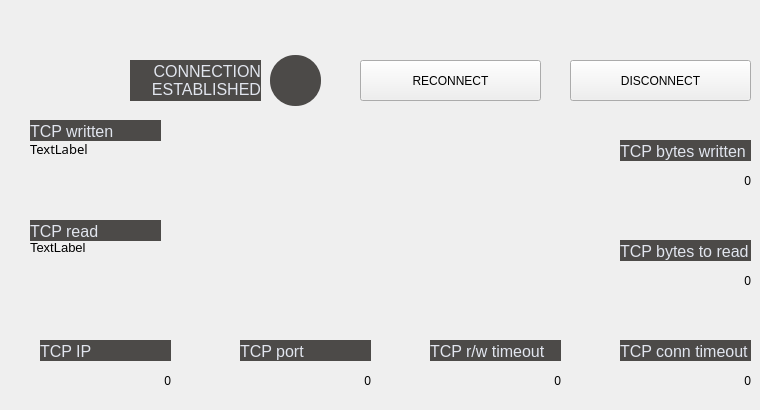
       <widget class="QWidget" name="TCP_PUMP1_tab">
        <attribute name="title">
         <string>    PUMP 1    </string>
        </attribute>
        <widget class="QLabel" name="TCP_PUMP1_disp_readBuffer">
         <property name="geometry">
          <rect>
           <x>30</x>
           <y>240</y>
           <width>571</width>
           <height>61</height>
          </rect>
         </property>
         <property name="styleSheet">
          <string notr="true">font-size: 10pt</string>
         </property>
         <property name="text">
          <string>TextLabel</string>
         </property>
         <property name="alignment">
          <set>Qt::AlignLeading|Qt::AlignLeft|Qt::AlignTop</set>
         </property>
         <property name="wordWrap">
          <bool>true</bool>
         </property>
        </widget>
        <widget class="QLabel" name="TCP_PUMP1_lbl_bytesToRead">
         <property name="geometry">
          <rect>
           <x>620</x>
           <y>240</y>
           <width>131</width>
           <height>21</height>
          </rect>
         </property>
         <property name="styleSheet">
          <string notr="true">border: 0px;
font-size: 12pt;
background-color: #4c4a48;
color: #E1E5EE;</string>
         </property>
         <property name="text">
          <string>TCP bytes to read</string>
         </property>
         <property name="alignment">
          <set>Qt::AlignBottom|Qt::AlignLeading|Qt::AlignLeft</set>
         </property>
        </widget>
        <widget class="QLabel" name="TCP_PUMP1_disp_tio_rw">
         <property name="geometry">
          <rect>
           <x>430</x>
           <y>360</y>
           <width>131</width>
           <height>41</height>
          </rect>
         </property>
         <property name="text">
          <string>0</string>
         </property>
         <property name="alignment">
          <set>Qt::AlignRight|Qt::AlignTrailing|Qt::AlignVCenter</set>
         </property>
        </widget>
        <widget class="QPushButton" name="TCP_PUMP1_btt_reconn">
         <property name="geometry">
          <rect>
           <x>360</x>
           <y>60</y>
           <width>181</width>
           <height>41</height>
          </rect>
         </property>
         <property name="text">
          <string>RECONNECT</string>
         </property>
        </widget>
        <widget class="QLabel" name="TCP_PUMP1_lbl_writeBuffer">
         <property name="geometry">
          <rect>
           <x>30</x>
           <y>120</y>
           <width>131</width>
           <height>21</height>
          </rect>
         </property>
         <property name="styleSheet">
          <string notr="true">border: 0px;
font-size: 12pt;
background-color: #4c4a48;
color: #E1E5EE;</string>
         </property>
         <property name="text">
          <string>TCP written</string>
         </property>
         <property name="alignment">
          <set>Qt::AlignBottom|Qt::AlignLeading|Qt::AlignLeft</set>
         </property>
        </widget>
        <widget class="QLabel" name="TCP_PUMP1_disp_bytesWritten">
         <property name="geometry">
          <rect>
           <x>620</x>
           <y>160</y>
           <width>131</width>
           <height>41</height>
          </rect>
         </property>
         <property name="text">
          <string>0</string>
         </property>
         <property name="alignment">
          <set>Qt::AlignRight|Qt::AlignTrailing|Qt::AlignVCenter</set>
         </property>
        </widget>
        <widget class="QLabel" name="TCP_PUMP1_indi_connected">
         <property name="geometry">
          <rect>
           <x>270</x>
           <y>55</y>
           <width>51</width>
           <height>51</height>
          </rect>
         </property>
         <property name="styleSheet">
          <string notr="true">border-radius: 25px;
background-color: #4c4a48;</string>
         </property>
         <property name="text">
          <string/>
         </property>
        </widget>
        <widget class="QLabel" name="TCP_PUMP1_disp_writeBuffer">
         <property name="geometry">
          <rect>
           <x>30</x>
           <y>140</y>
           <width>571</width>
           <height>61</height>
          </rect>
         </property>
         <property name="font">
          <font>
           <family>Bahnschrift</family>
           <pointsize>10</pointsize>
          </font>
         </property>
         <property name="styleSheet">
          <string notr="true">font-size: 10pt</string>
         </property>
         <property name="text">
          <string>TextLabel</string>
         </property>
         <property name="alignment">
          <set>Qt::AlignLeading|Qt::AlignLeft|Qt::AlignTop</set>
         </property>
         <property name="wordWrap">
          <bool>true</bool>
         </property>
        </widget>
        <widget class="QLabel" name="TCP_PUMP1_lbl_tio_conn">
         <property name="geometry">
          <rect>
           <x>620</x>
           <y>340</y>
           <width>131</width>
           <height>21</height>
          </rect>
         </property>
         <property name="styleSheet">
          <string notr="true">border: 0px;
font-size: 12pt;
background-color: #4c4a48;
color: #E1E5EE;</string>
         </property>
         <property name="text">
          <string>TCP conn timeout</string>
         </property>
         <property name="alignment">
          <set>Qt::AlignBottom|Qt::AlignLeading|Qt::AlignLeft</set>
         </property>
        </widget>
        <widget class="QLabel" name="TCP_PUMP1_lbl_tio_rw">
         <property name="geometry">
          <rect>
           <x>430</x>
           <y>340</y>
           <width>131</width>
           <height>21</height>
          </rect>
         </property>
         <property name="styleSheet">
          <string notr="true">border: 0px;
font-size: 12pt;
background-color: #4c4a48;
color: #E1E5EE;</string>
         </property>
         <property name="text">
          <string>TCP r/w timeout</string>
         </property>
         <property name="alignment">
          <set>Qt::AlignBottom|Qt::AlignLeading|Qt::AlignLeft</set>
         </property>
        </widget>
        <widget class="QPushButton" name="TCP_PUMP1_btt_discon">
         <property name="geometry">
          <rect>
           <x>570</x>
           <y>60</y>
           <width>181</width>
           <height>41</height>
          </rect>
         </property>
         <property name="text">
          <string>DISCONNECT</string>
         </property>
        </widget>
        <widget class="QLabel" name="TCP_PUMP1_lbl_port">
         <property name="geometry">
          <rect>
           <x>240</x>
           <y>340</y>
           <width>131</width>
           <height>21</height>
          </rect>
         </property>
         <property name="styleSheet">
          <string notr="true">border: 0px;
font-size: 12pt;
background-color: #4c4a48;
color: #E1E5EE;</string>
         </property>
         <property name="text">
          <string>TCP port</string>
         </property>
         <property name="alignment">
          <set>Qt::AlignBottom|Qt::AlignLeading|Qt::AlignLeft</set>
         </property>
        </widget>
        <widget class="QLabel" name="TCP_PUMP1_lbl_readBuffer">
         <property name="geometry">
          <rect>
           <x>30</x>
           <y>220</y>
           <width>131</width>
           <height>21</height>
          </rect>
         </property>
         <property name="styleSheet">
          <string notr="true">border: 0px;
font-size: 12pt;
background-color: #4c4a48;
color: #E1E5EE;</string>
         </property>
         <property name="text">
          <string>TCP read</string>
         </property>
         <property name="alignment">
          <set>Qt::AlignBottom|Qt::AlignLeading|Qt::AlignLeft</set>
         </property>
        </widget>
        <widget class="QLabel" name="TCP_PUMP1_disp_ip">
         <property name="geometry">
          <rect>
           <x>40</x>
           <y>360</y>
           <width>131</width>
           <height>41</height>
          </rect>
         </property>
         <property name="text">
          <string>0</string>
         </property>
         <property name="alignment">
          <set>Qt::AlignRight|Qt::AlignTrailing|Qt::AlignVCenter</set>
         </property>
        </widget>
        <widget class="QLabel" name="TCP_PUMP1_lbl_bytesWritten">
         <property name="geometry">
          <rect>
           <x>620</x>
           <y>140</y>
           <width>131</width>
           <height>21</height>
          </rect>
         </property>
         <property name="styleSheet">
          <string notr="true">border: 0px;
font-size: 12pt;
background-color: #4c4a48;
color: #E1E5EE;</string>
         </property>
         <property name="text">
          <string>TCP bytes written</string>
         </property>
         <property name="alignment">
          <set>Qt::AlignBottom|Qt::AlignLeading|Qt::AlignLeft</set>
         </property>
        </widget>
        <widget class="QLabel" name="TCP_PUMP1_disp_port">
         <property name="geometry">
          <rect>
           <x>240</x>
           <y>360</y>
           <width>131</width>
           <height>41</height>
          </rect>
         </property>
         <property name="text">
          <string>0</string>
         </property>
         <property name="alignment">
          <set>Qt::AlignRight|Qt::AlignTrailing|Qt::AlignVCenter</set>
         </property>
        </widget>
        <widget class="QLabel" name="TCP_PUMP1_lbl_connected">
         <property name="geometry">
          <rect>
           <x>130</x>
           <y>60</y>
           <width>131</width>
           <height>41</height>
          </rect>
         </property>
         <property name="styleSheet">
          <string notr="true">border: 0px;
font-size: 12pt;
background-color: #4c4a48;
color: #E1E5EE;</string>
         </property>
         <property name="text">
          <string>CONNECTION
ESTABLISHED</string>
         </property>
         <property name="alignment">
          <set>Qt::AlignRight|Qt::AlignTrailing|Qt::AlignVCenter</set>
         </property>
        </widget>
        <widget class="QLabel" name="TCP_PUMP1_lbl_ip">
         <property name="geometry">
          <rect>
           <x>40</x>
           <y>340</y>
           <width>131</width>
           <height>21</height>
          </rect>
         </property>
         <property name="styleSheet">
          <string notr="true">border: 0px;
font-size: 12pt;
background-color: #4c4a48;
color: #E1E5EE;</string>
         </property>
         <property name="text">
          <string>TCP IP</string>
         </property>
         <property name="alignment">
          <set>Qt::AlignBottom|Qt::AlignLeading|Qt::AlignLeft</set>
         </property>
        </widget>
        <widget class="QLabel" name="TCP_PUMP1_disp_tio_conn">
         <property name="geometry">
          <rect>
           <x>620</x>
           <y>360</y>
           <width>131</width>
           <height>41</height>
          </rect>
         </property>
         <property name="text">
          <string>0</string>
         </property>
         <property name="alignment">
          <set>Qt::AlignRight|Qt::AlignTrailing|Qt::AlignVCenter</set>
         </property>
        </widget>
        <widget class="QLabel" name="TCP_PUMP1_disp_bytesToRead">
         <property name="geometry">
          <rect>
           <x>620</x>
           <y>260</y>
           <width>131</width>
           <height>41</height>
          </rect>
         </property>
         <property name="text">
          <string>0</string>
         </property>
         <property name="alignment">
          <set>Qt::AlignRight|Qt::AlignTrailing|Qt::AlignVCenter</set>
         </property>
        </widget>
        <zorder>TCP_PUMP1_lbl_writeBuffer</zorder>
        <zorder>TCP_PUMP1_lbl_readBuffer</zorder>
        <zorder>TCP_PUMP1_lbl_bytesToRead</zorder>
        <zorder>TCP_PUMP1_lbl_tio_conn</zorder>
        <zorder>TCP_PUMP1_lbl_ip</zorder>
        <zorder>TCP_PUMP1_lbl_port</zorder>
        <zorder>TCP_PUMP1_lbl_tio_rw</zorder>
        <zorder>TCP_PUMP1_lbl_bytesWritten</zorder>
        <zorder>TCP_PUMP1_disp_readBuffer</zorder>
        <zorder>TCP_PUMP1_disp_tio_rw</zorder>
        <zorder>TCP_PUMP1_btt_reconn</zorder>
        <zorder>TCP_PUMP1_disp_bytesWritten</zorder>
        <zorder>TCP_PUMP1_indi_connected</zorder>
        <zorder>TCP_PUMP1_disp_writeBuffer</zorder>
        <zorder>TCP_PUMP1_btt_discon</zorder>
        <zorder>TCP_PUMP1_disp_ip</zorder>
        <zorder>TCP_PUMP1_disp_port</zorder>
        <zorder>TCP_PUMP1_lbl_connected</zorder>
        <zorder>TCP_PUMP1_disp_tio_conn</zorder>
        <zorder>TCP_PUMP1_disp_bytesToRead</zorder>
       </widget>
